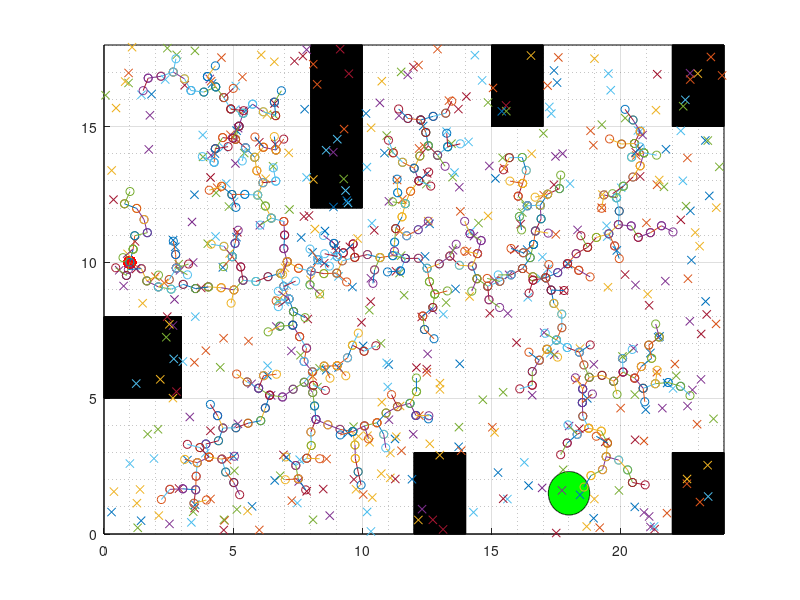

MATLAB code to generate this figure: (Note: this script raises an error after producing the figure.)
clear;
clc;
 
k = [1, 10]; %Start point
scatter(k(1), k(2),100,'r','filled')
hold on

side1 = 24;
side2 = 18; %lengths of rectangle grid

lineSize = 0.5; %The length of the line connecting nodes
pointHistory(1,:) = k; %column vector that records all node points

%Obstacles-----------------------------------------------------------------

x_obs = [8, 10, 10, 8, 8]; %obstacle 1
y_obs = [18, 18, 12, 12, 18];
x_obs2 = [12, 14, 14, 12, 12]; %obstacle 2
y_obs2 = [3, 3, 0, 0, 3];
x_obs3 = [22, 24,  24, 22, 22]; %obstacle 3
y_obs3 = [3, 3, 0, 0, 3];
x_obs4 = [15, 17, 17, 15, 15]; %obstacle 4
y_obs4 = [18, 18, 15, 15, 18];
x_obs5 = [22, 24,  24, 22, 22]; %obstacle 5
y_obs5 = [18, 18, 15, 15, 18];
x_obs6 = [0, 3,  3, 0, 0]; %obstacle 6
y_obs6 = [8, 8, 5, 5, 8];

%Obstacles-----------------------------------------------------------
x_obs_B = [7, 11, 11, 7, 7]; 
y_obs_B = [18, 18, 11, 11, 18];
x_obs2_B = [11, 11, 15, 15, 11];
y_obs2_B = [0, 4, 4, 0, 0];
x_obs3_B = [21, 21, 24, 24, 21];
y_obs3_B = [0, 4, 4, 0, 0];
x_obs4_B = [14, 14, 18, 18, 14]; 
y_obs4_B = [18, 14, 14, 18, 18];
x_obs5_B = [21, 21, 24, 24, 21]; 
y_obs5_B = [18, 14, 14, 18, 18];
x_obs6_B = [0, 4, 4, 0, 0]; 
y_obs6_B = [9, 9, 4, 4, 9];
%Obstacles------------------------------------------------
plot( x_obs6, y_obs6, 'k')
fill( x_obs6, y_obs6, 'k')
plot(x_obs, y_obs, 'k')
fill(x_obs, y_obs, 'k')
plot( x_obs2, y_obs2, 'k')
fill( x_obs2, y_obs2, 'k')
plot( x_obs3, y_obs3, 'k')
fill( x_obs3, y_obs3, 'k')
plot( x_obs4, y_obs4, 'k')
fill( x_obs4, y_obs4, 'k')
plot( x_obs5, y_obs5, 'k')
fill( x_obs5, y_obs5, 'k')
hold on

%Creating grid-------------------------------------------------------------
x_grid = [0 0 24 24 0];
y_grid = [0 18 18 0 0];
plot(x_grid,y_grid, 'k')
axis([0 24 0 18])
hold on
grid on
grid minor

%Creating the end goal circle----------------------------------------------
x_center = 18;
y_center = 1.5;
radius = 0.8;

theta = 0:0.01:2*pi;

x_goal = radius *cos(theta) + x_center;
y_goal = radius *sin(theta) + y_center;

fill(x_goal,y_goal,'g');
hold on

done = false; % start iteration with assumption that the goal has not been reached in the first iteration

i = 1; %iteration variable
while done == false
    
    
    
    
    if (i == 1) %takes care of first iteration
        
        q_rx = side1*rand(1); % generating a random node with constraints with respect to the grid dimensions
        q_ry = side2*rand(1);
        
        q = [q_rx, q_ry]; % placing the (x,y) coordinates of the random node in a vector
        
        plot(q_rx,q_ry, "-x"); %plotting the random point ONLY FOR DEBUGGING PURPOSES
        hold on
        
        v = q - k; %gets a vector pointing in the direction from start point K to random node q
        
        
        v_unit = v./norm(v); %creating a unit vector that points in the direction of v
        
        t = v_unit.*lineSize; %scaling the vector with the necessary length "linesize"
        newPoint = k + t; % creates a vector pointing from k to q with length "linesize"
        
        
        
        x = [k(1) newPoint(1)]; %storing the x coordinates of k and newpoint
        y = [k(2) newPoint(2)]; %storing the y coordinates of k and newpoint
        
        scatter(x,y); %plots the points of "x" and "y" as circles on the grid
        hold on %necessary for overlaying the points
        line(x,y) %creates a line connecting k and newpoint using the "x" and "y" vectors
        
        
        %   k = newPoint; might not be needed
        pointHistory(i+1,:) = newPoint; %inserts the new node coordinates into pointHistory
        
        s_node(1,1) = 1; %setting the parent node
        t_node(1,1) = 1;
        s_node(1,2) = 1; %connecting the parent and newly created node
        t_node(1,2) = 2;
        
       
        
        
    end
    
    if (i > 1) %takes care of all other
      Collision = true;
        
        while (Collision == true) %loop that iterates if a new node point is in an obstacle
            q_rx = side1*rand(1); % generating a random node with constraints with respect to the grid dimensions
            q_ry = side2*rand(1);
            
            q = [q_rx, q_ry]; % placing the (x,y) coordinates of the random node in a vector
            
            plot(q_rx,q_ry, "-x"); %plotting the random point ONLY FOR DEBUGGING PURPOSES
            hold on
            
            
            direction = q - pointHistory; %gets the directional vectors of all node points in "pointHistory" with respect to a new random node q
            
            for m = 1: length(direction) %for loop that calculates the magnitude of each directional vector in "direction" and stores it.
                distance(m,:) = norm(direction(m,:));
            end
            
            [a,b] = min(distance); %after for loop is complete, "a" stores the minimal value in the "distance" vector. "b" stores the index of the minimum value as it appears in the "distance" vector
            %since, "b" is the index of the minimum value and "pointHistory" shares the same indices as "distance", we have now located the nearest node.
            
            v = q - pointHistory(b,:); %gets a vector pointing in the direction from the nearest node to the new random q node
            v_unit = v./norm(v); %creating a unit vector that points in the direction of v
            
            t = v_unit.*lineSize; %scaling the vector with the necessary length "linesize"
            newPoint = pointHistory(b,:) + t; % creates a vector pointing from nearest node to q with length "linesize"
            
            if (inpolygon(newPoint(1,1),newPoint(1,2),x_obs,y_obs) == false...
                    && inpolygon(newPoint(1,1),newPoint(1,2),x_obs2,y_obs2) == false...
                    && inpolygon(newPoint(1,1),newPoint(1,2),x_obs3,y_obs3) == false...
                    && inpolygon(newPoint(1,1),newPoint(1,2),x_obs4,y_obs4) == false...
                    && inpolygon(newPoint(1,1),newPoint(1,2),x_obs5,y_obs5) == false...
                    && inpolygon(newPoint(1,1),newPoint(1,2),x_obs6,y_obs6) == false...
                    && inpolygon(newPoint(1,1),newPoint(1,2),x_obs_B,y_obs_B) == false...
                    && inpolygon(newPoint(1,1),newPoint(1,2),x_obs2_B,y_obs2_B) == false...
                    && inpolygon(newPoint(1,1),newPoint(1,2),x_obs3_B,y_obs3_B) == false...
                    && inpolygon(newPoint(1,1),newPoint(1,2),x_obs4_B,y_obs4_B) == false...
                    && inpolygon(newPoint(1,1),newPoint(1,2),x_obs5_B,y_obs5_B) == false...
                    && inpolygon(newPoint(1,1),newPoint(1,2),x_obs6_B,y_obs6_B) == false) %conditional statement that checks if a newly created node is inside an obstacle
                Collision = false;
                x = [pointHistory(b,1) newPoint(1)]; %storing the x coordinates of nearest node and newpoint
                y = [pointHistory(b,2) newPoint(2)]; %storing the y coordinates of nearest node and newpoint
                
                scatter(x,y);  %plots the points of "x" and "y" as circles on the grid
                hold on %necessary for overlaying the points
                line(x,y) %creates a line connecting k and newpoint using the "x" and "y" vectors
                pause(0.005) %Used to see the plot in real time
                
                
                % k = newPoint;
                pointHistory(i+1,:) = newPoint; %inserts the new node coordinates into pointHistory
                
                %tracking the nodes and connecting them
                s_node(1, i + 1) = b; %s_node tracks the nearest node
                t_node(1, i + 1) = i + 1; %t_node tracks the newly created node
             
                
            end
            
            
            
            
        end
        
    end
    
    
    
    
    
    if (inpolygon(pointHistory(i+1,1), pointHistory(i+1,2), x_goal, y_goal)) %checks if the new node lies within the goal
        done = true; %goal is reached, breaks while loop
    end
    
    i = i+1;
    
    
    
    
    
end


x_node = transpose(pointHistory(:,1)); %getting the x coordinates of all the nodes for plotting

y_node = transpose(pointHistory(:,2)); %getting the y coordinates of all the nodes for plotting


G = graph(s_node, t_node); %creating a node graph

figure
x_grid = [0 0 24 24 0]; %MIGHT BE GOOD TO CREATE A PLOTTING FUNCTION
y_grid = [0 18 18 0 0];
plot(x_grid,y_grid, 'b');
axis([0 24 0 18])
p = plot(G, 'XData',x_node, 'YData', y_node);%plotting the node graph and getting the shortest path
[path1,d] = shortestpath(G,1,i);
highlight(p,path1,'EdgeColor','r');

theta = getAngles(path1, pointHistory);
fileID = fopen('TurnAngles.txt','wt');
fprintf(fileID, '%f\n', theta);
fclose(fileID);